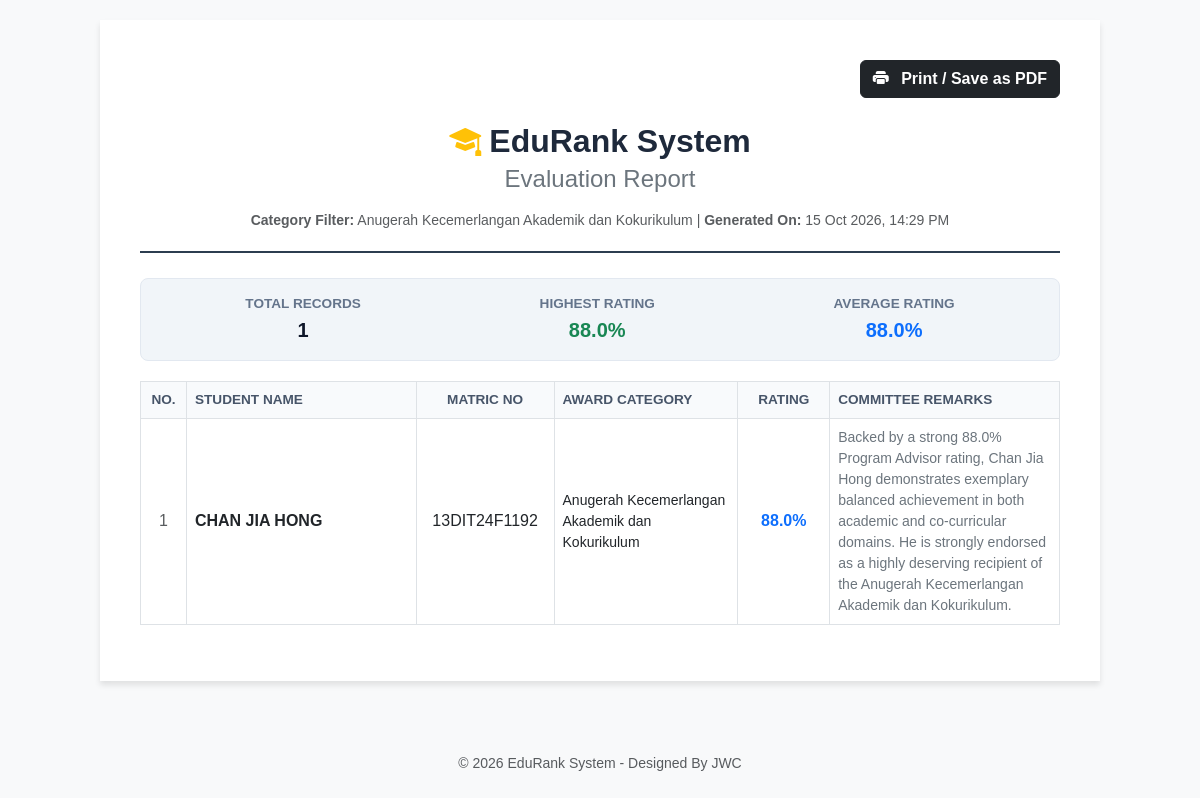
The app's page /generate_report.php?report_type=evaluation&category_id=1&log=0 (signed in) with its own data.
### tables this page shows
CREATE TABLE `award_categories` (
  `category_id` int(11) NOT NULL,
  `category_name` varchar(100) NOT NULL,
  `description` text DEFAULT NULL,
  `is_open` tinyint(1) NOT NULL DEFAULT 1,
  `created_at` timestamp NOT NULL DEFAULT current_timestamp()
);

CREATE TABLE `award_applications` (
  `application_id` int(11) NOT NULL,
  `student_id` int(11) DEFAULT NULL,
  `category_id` int(11) DEFAULT NULL,
  `session_name` varchar(50) DEFAULT NULL,
  `application_date` timestamp NOT NULL DEFAULT current_timestamp(),
  `status` enum('pending','verified','rejected','evaluated','nominated') DEFAULT 'pending',
  `is_read` tinyint(1) NOT NULL DEFAULT 0
);

CREATE TABLE `evaluations` (
  `evaluation_id` int(11) NOT NULL,
  `application_id` int(11) DEFAULT NULL,
  `committee_id` int(11) DEFAULT NULL,
  `total_score` decimal(5,2) DEFAULT NULL,
  `remarks` text NOT NULL,
  `evaluation_date` timestamp NOT NULL DEFAULT current_timestamp()
);

CREATE TABLE `users` (
  `user_id` int(11) NOT NULL,
  `full_name` varchar(100) NOT NULL,
  `email` varchar(100) NOT NULL,
  `password` varchar(255) NOT NULL,
  `role` enum('Student','Academic Advisor','Evaluation Committee','Admin') NOT NULL,
  `assigned_category_id` int(11) DEFAULT NULL COMMENT 'For Committee: Which award category they evaluate',
  `must_change_password` tinyint(1) DEFAULT 1,
  `is_active` tinyint(1) DEFAULT 1,
  `created_at` timestamp NOT NULL DEFAULT current_timestamp(),
  `updated_at` timestamp NOT NULL DEFAULT current_timestamp() ON UPDATE current_timestamp(),
  `last_login` datetime DEFAULT NULL,
  `reset_token` varchar(64) DEFAULT NULL,
  `reset_expires` datetime DEFAULT NULL
);

CREATE TABLE `students` (
  `student_id` int(11) NOT NULL,
  `user_id` int(11) DEFAULT NULL,
  `matric_no` varchar(20) NOT NULL,
  `programme` varchar(100) DEFAULT 'DIT',
  `semester` int(11) NOT NULL,
  `phone` varchar(20) DEFAULT NULL,
  `advisor_id` int(11) DEFAULT NULL,
  `created_at` timestamp NOT NULL DEFAULT current_timestamp()
);

### generate_report.php (the view, shortened to what this page needs)
<?php
require_once 'config.php';
$report_type = $_GET['report_type'] ?? 'evaluation';
$category_id = $_GET['category_id'] ?? 'all';
$data = [];
$report_title = ($report_type === 'evaluation') ? "Evaluation Report" : "Application Report";
$category_name = "All Awards";
$total_records = 0;
$highest_score = 0;
$total_score_sum = 0;
$average_score = 0;
if (isset($pdo)) {
    try {
        if ($category_id !== 'all') {
            $cat_stmt = $pdo->prepare("SELECT category_name FROM award_categories WHERE category_id = ?");
            $cat_stmt->execute([$category_id]);
            $cat_row = $cat_stmt->fetch();
            if ($cat_row) {
                $category_name = $cat_row['category_name'];
            }
        }
        $params = [];
        if ($report_type === 'evaluation') {
            $sql = "
                SELECT a.application_id, u.full_name, s.matric_no, c.category_name, a.status,
                       e.total_score, e.remarks
                FROM award_applications a
                JOIN students s ON a.student_id = s.student_id
                JOIN users u ON s.user_id = u.user_id
                JOIN award_categories c ON a.category_id = c.category_id
                JOIN evaluations e ON a.application_id = e.application_id
                WHERE a.status IN ('evaluated', 'nominated')
            ";
        }
        if ($category_id !== 'all') {
            $sql .= " AND a.category_id = ?";
            $params[] = $category_id;
        }
        if ($report_type === 'evaluation') {
            $sql .= " ORDER BY e.total_score DESC";
        } else {
            $sql .= " ORDER BY c.category_name ASC, u.full_name ASC";
        }
        $stmt = $pdo->prepare($sql);
        $stmt->execute($params);
        $data = $stmt->fetchAll(PDO::FETCH_ASSOC);
        $total_records = count($data);
        if ($report_type === 'evaluation' && $total_records > 0) {
            foreach ($data as $row) {
                $score = floatval($row['total_score']);
                if ($score > $highest_score) {
                    $highest_score = $score;
                }
                $total_score_sum += $score;
            }
            $average_score = $total_score_sum / $total_records;
        }
    } catch (PDOException $e) {
        die("Database Error: " . $e->getMessage());
    }
}
?>
<!DOCTYPE html>
<html lang="en">
<head>
    <link href="https://cdn.jsdelivr.net/npm/bootstrap@5.3.0/dist/css/bootstrap.min.css" rel="stylesheet">
    <link rel="stylesheet" href="https://cdn.jsdelivr.net/npm/bootstrap-icons@1.11.0/font/bootstrap-icons.css">
</head>
<body>
    <div class="report-container">
        <div class="text-end mb-4 no-print">
            <button onclick="window.print()" class="btn btn-dark fw-bold">
                <i class="bi bi-printer-fill me-2"></i> Print / Save as PDF
            </button>
        </div>
        <div class="report-header">
            <h2 class="d-flex align-items-center justify-content-center gap-2">
                <i class="bi bi-mortarboard-fill text-warning"></i>
                EduRank System
            </h2>
            <h4 class="text-secondary"><?php echo htmlspecialchars($report_title); ?></h4>
            <div class="mt-3 text-muted small">
                <strong>Category Filter:</strong> <?php echo htmlspecialchars($category_name); ?> |
                <strong>Generated On:</strong> <?php echo date('d M Y, H:i A'); ?>
            </div>
        </div>
        <div class="summary-box">
            <div><span>Total Records</span><strong><?php echo $total_records; ?></strong></div>
            <?php if ($report_type === 'evaluation'): ?>
                <div><span>Highest Rating</span><strong class="text-success"><?php echo number_format($highest_score, 1); ?>%</strong></div>
                <div><span>Average Rating</span><strong class="text-primary"><?php echo number_format($average_score, 1); ?>%</strong></div>
            <?php endif; ?>
        </div>
        <table class="table table-bordered table-hover">
            <thead>
                <tr>
                    <th width="5%" class="text-center">No.</th>
                    <th width="25%">Student Name</th>
                    <th width="15%" class="text-center">Matric No</th>
                    <th width="20%">Award Category</th>
                    <?php if ($report_type === 'evaluation'): ?>
                        <th width="10%" class="text-center">Rating</th>
                        <th width="25%">Committee Remarks</th>
                    <?php else: ?>
                        <th width="35%" class="text-center">Application Status</th>
                    <?php endif; ?>
                </tr>
            </thead>
            <tbody>
                <?php if (empty($data)): ?>
                    <tr><td colspan="6" class="text-center py-4 text-muted">No records found for this selection.</td></tr>
                <?php else: ?>
                    <?php $count = 1; foreach ($data as $row): ?>
                        <tr class="<?php echo ($row['status'] === 'nominated') ? 'table-warning' : ''; ?>">
                            <td class="text-center text-muted"><?php echo $count++; ?></td>
                            <td class="fw-bold"><?php echo htmlspecialchars($row['full_name']); ?>
                            </td>
                            <td class="text-center"><?php echo htmlspecialchars($row['matric_no']); ?></td>
                            <td class="small"><?php echo htmlspecialchars($row['category_name']); ?></td>
                            <?php if ($report_type === 'evaluation'): ?>
                                <td class="text-center fw-bold fs-6 <?php echo ($row['status'] === 'nominated') ? 'text-success' : 'text-primary'; ?>">
                                    <?php echo number_format($row['total_score'], 1); ?>%
                                </td>
                                <td class="small text-secondary"><?php echo nl2br(htmlspecialchars($row['remarks'])); ?></td>
                            <?php endif; ?>
                        </tr>
                    <?php endforeach; ?>
                <?php endif; ?>
            </tbody>
        </table>
    </div>
    <footer class="text-center p-4 mt-5 text-muted no-print">
        <p class="mb-0 small">&copy; 2026 EduRank System - Designed By JWC</p>
    </footer>
</body>
</html>

### generate_report.php (style rules this page uses)
body { background-color: #f8f9fa; padding: 20px; font-family: Arial, sans-serif; }
.report-container { background: white; max-width: 1000px; margin: 0 auto; padding: 40px; box-shadow: 0 4px 6px rgba(0,0,0,0.1); }
.report-header { text-align: center; margin-bottom: 25px; border-bottom: 2px solid #2c3e50; padding-bottom: 20px; }
.report-header h2 { font-weight: bold; margin-bottom: 5px; color: #1e293b; }
.summary-box { background-color: #f1f5f9; border: 1px solid #e2e8f0; border-radius: 8px; padding: 15px; margin-bottom: 20px; display: flex; justify-content: space-around; text-align: center; }
.summary-box div span { display: block; font-size: 0.85rem; color: #64748b; text-transform: uppercase; font-weight: bold; }
.summary-box div strong { font-size: 1.25rem; color: #0f172a; }
.table th { background-color: #f8fafc !important; font-size: 0.85rem; text-transform: uppercase; color: #475569; }
.table td { vertical-align: middle; }

### records on screen
award_categories: category_name "Anugerah Kecemerlangan Akademik dan Kokurikulum"
award_applications: evaluations.total_score "88.0", users.full_name "CHAN JIA HONG", student.matric_no "13DIT24F1192", category.category_name "Anugerah Kecemerlangan Akademik dan Kokurikulum", evaluations.remarks "Backed by a strong 88.0% Program Advisor rating, Chan Jia Hong demonstrates exemplary balanced achievement in both academic and co-curricular domains. He is strongly endorsed as a highly deserving recipient of the Anugerah Kecemerlangan Akademik dan Kokurikulum."

### other values on screen
$report_title "Evaluation Report"
$total_records "1"
$average_score "88.0"
